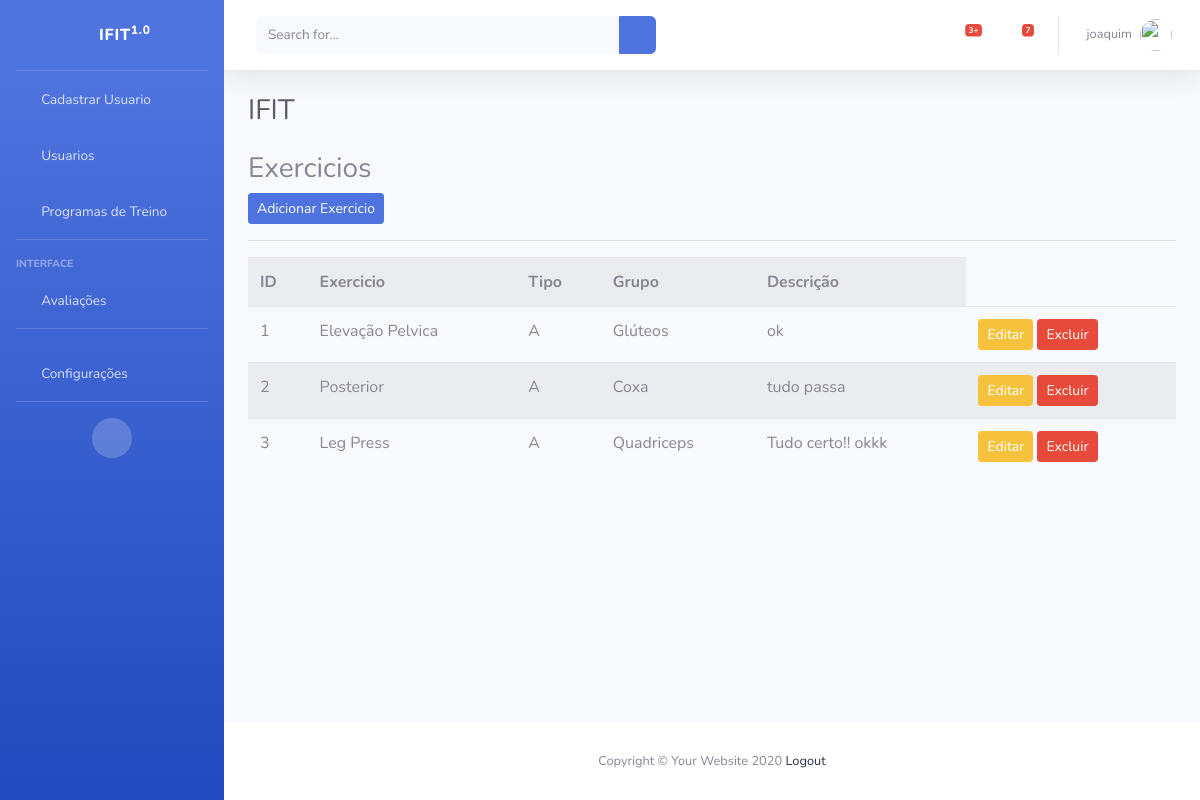
Screenshot of /listar/exercicios/ (signed in) with the database file from the repository.
### cadastros/models.py (models this page shows, shortened)
class Exercicio(models.Model):
    exercicio = models.CharField(max_length=50)
    tipo = models.CharField(max_length=10)
    grupo = models.CharField(max_length=20)
    descricao = models.CharField(max_length=100)

### cadastros/views.py (the view)
# urls.py: path('listar/exercicios/', ExercicioList.as_view(), name='listar-exercicios'),
class ExercicioList(LoginRequiredMixin, ListView):
    login_url = reverse_lazy('login')
    model = Exercicio
    template_name = 'cadastros/listas/exercicio.html'

### cadastros/templates/cadastros/listas/exercicio.html (shortened to what this page needs)
{% extends 'paginas/index.html' %}
{% load static %}
{% block conteudo %}
<h3>
    Exercicios
</h3>
<a href="{% url 'cadastrar-exercicio' %}" class="btn btn-primary btn-sm">Adicionar Exercicio</a>
<hr>
<table class="table table-striped">
    <tr>
        <th>ID</th>
        <th>Exercicio</th>
        <th>Tipo</th>
        <th>Grupo</th>
        <th>Descrição</th>
    </tr>
    {% for exercicio in object_list %}
    <tr>
        <td>{{ exercicio.pk }}</td>
       <td>{{ exercicio.exercicio }}</td>
       <td>{{ exercicio.tipo }}</td>
       <td>{{ exercicio.grupo }}</td>
       <td>{{ exercicio.descricao }}</td>
       <td>
            <a href="{% url 'editar-exercicio' exercicio.pk %}" class="btn btn-warning btn-sm" title="Editar">Editar</a>
            <a href="{% url 'excluir-exercicio' exercicio.pk %}" class="btn btn-danger btn-sm" title="Excluir">Excluir</a>
       </td>
    </tr>
    {% empty %}
    <tr>
        <td colspan="3">Nenhum Exercicio resgistrado.</td>
    </tr>
    {% endfor %}
</table>
{% endblock %}

### paginas/templates/paginas/index.html (shortened to what this page needs)
{% load static %}
<!DOCTYPE html>
<html lang="pt-br">
<head>
    <link href={% static "fontawesome-free/css/all.min.css" %} rel="stylesheet" type="text/css">
    <link href={% static "css/sb-admin-2.min.css" %} rel="stylesheet" type="text/css">
    <link href={% static "css/sb-admin-2.min.css" %} rel="stylesheet">
</head>
<body id="page-top">
    <div id="wrapper">
        <ul class="navbar-nav bg-gradient-primary sidebar sidebar-dark accordion" id="accordionSidebar">
            <a class="sidebar-brand d-flex align-items-center justify-content-center" href="index.html">
                <div class="sidebar-brand-icon rotate-n-15">
                    <i class="fas fa-laugh-wink"></i>
                </div>
                <div class="sidebar-brand-text mx-3">IFIT<sup>1.0</sup></div>
            </a>
            <hr class="sidebar-divider my-0">
            <li class="nav-item">
                <a class="nav-link" href="{% url 'registrar' %}">
                    <i class="fas fa-fw fa-tachometer-alt"></i>
                    <span>Cadastrar Usuario</span></a>
            </li>
            <li class="nav-item">
                <a class="nav-link" href="{% url 'listar-usersauth' %}">
                    <i class="fas fa-fw fa-tachometer-alt"></i>
                    <span>Usuarios</span></a>
            </li>
            <li class="nav-item">
                <a class="nav-link" href="{% url 'listar-training-exercicios' %}">
                    <i class="fas fa-fw fa-tachometer-alt"></i>
                    <span>Programas de Treino</span></a>
            </li>
            <hr class="sidebar-divider">
            <div class="sidebar-heading">
                Interface
            </div>
            <li class="nav-item">
                <a class="nav-link collapsed" href="#" data-toggle="collapse" data-target="#collapseTwo"
                    aria-expanded="true" aria-controls="collapseTwo">
                    <i class="fas fa-fw fa-cog"></i>
                    <span>Avaliações</span>
                </a>
            </li>
            <hr class="sidebar-divider">
            <li class="nav-item">
                <a class="nav-link collapsed" href="#" data-toggle="collapse" data-target="#collapseUtilities"
                    aria-expanded="true" aria-controls="collapseUtilities">
                    <i class="fas fa-fw fa-wrench"></i>
                    <span>Configurações</span>
                </a>
            </li>
            <hr class="sidebar-divider d-none d-md-block">
            <div class="text-center d-none d-md-inline">
                <button class="rounded-circle border-0" id="sidebarToggle"></button>
            </div>
        </ul>
        <div id="content-wrapper" class="d-flex flex-column">
            <div id="content">
                <nav class="navbar navbar-expand navbar-light bg-white topbar mb-4 static-top shadow">
                    <form
                        class="d-none d-sm-inline-block form-inline mr-auto ml-md-3 my-2 my-md-0 mw-100 navbar-search">
                        <div class="input-group">
                            <input type="text" class="form-control bg-light border-0 small" placeholder="Search for..."
                                aria-label="Search" aria-describedby="basic-addon2">
                            <div class="input-group-append">
                                <button class="btn btn-primary" type="button">
                                    <i class="fas fa-search fa-sm"></i>
                                </button>
                            </div>
                        </div>
                    </form>
                    <ul class="navbar-nav ml-auto">
                        <li class="nav-item dropdown no-arrow mx-1">
                            <a class="nav-link dropdown-toggle" href="#" id="alertsDropdown" role="button"
                                data-toggle="dropdown" aria-haspopup="true" aria-expanded="false">
                                <i class="fas fa-bell fa-fw"></i>
                                <span class="badge badge-danger badge-counter">3+</span>
                            </a>
                        </li>
                        <li class="nav-item dropdown no-arrow mx-1">
                            <a class="nav-link dropdown-toggle" href="#" id="messagesDropdown" role="button"
                                data-toggle="dropdown" aria-haspopup="true" aria-expanded="false">
                                <i class="fas fa-envelope fa-fw"></i>
                                <span class="badge badge-danger badge-counter">7</span>
                            </a>
                        </li>
                        <li class="nav-item dropdown no-arrow">
                            {% if request.user.is_authenticated %}
                            <a class="nav-link dropdown-toggle" href="#" id="userDropdown" role="button"
                                data-toggle="dropdown" aria-haspopup="true" aria-expanded="false">
                                <span class="mr-2 d-none d-lg-inline text-gray-600 small">{{ request.user }}</span>
                                <img class="img-profile rounded-circle"
                                    src="img/undraw_profile.svg">
                            </a>
                            {% endif %}
                        </li>
                    </ul>
                </nav>
                <div class="container-fluid">
                    <h1 class="h3 mb-4 text-gray-800">IFIT</h1>
                    {% block conteudo %}{% endblock %}
                </div>
            </div>
            <footer class="sticky-footer bg-white">
                <div class="container my-auto">
                    <div class="copyright text-center my-auto">
                        <span>Copyright &copy; Your Website 2020</span>
                        <a href="#" onclick="event.preventDefault(); document.getElementById('logout-form').submit();">
                            Logout
                        </a>
                    </div>
                </div>
            </footer>
        </div>
    </div>
</body>
</html>

### rows the page displays
Exercicio: pk "1", exercicio "Elevação Pelvica", tipo "A", grupo "Glúteos", descricao "ok"
Exercicio: pk "2", exercicio "Posterior", tipo "A", grupo "Coxa", descricao "tudo passa"
Exercicio: pk "3", exercicio "Leg Press", tipo "A", grupo "Quadriceps", descricao "Tudo certo!! okkk"

### other values shown
{{ request.user }} "joaquim"
